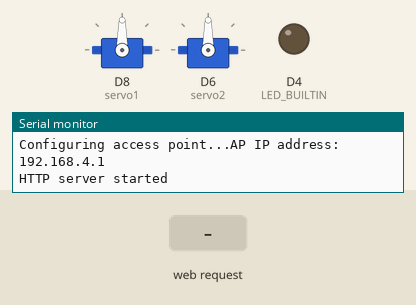
Bench run of a sketch on a simulated ESP8266 (NodeMCU). On the bench: 2 × servo, output pins drawn as LEDs (lit = HIGH, except the on-board LED, lit = LOW), the last lines printed to the serial monitor. The inputs (shaded band) are chosen by the test bench.

Above: at 1.2 s.
1.3 s: HTTP request GET /sliderdata received
At 1.7 s:
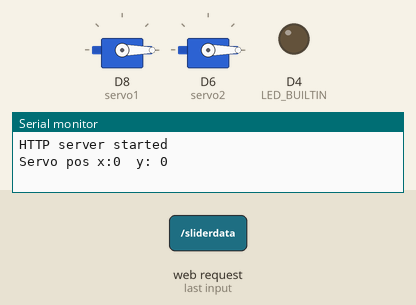
2.8 s: HTTP request GET /sliderdata?x=120 received
At 4.0 s:
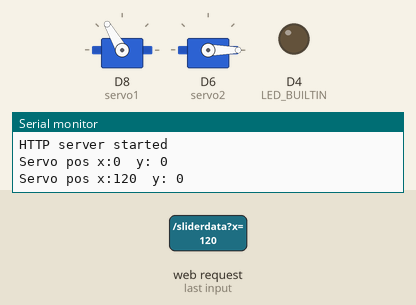
4.3 s: HTTP request GET /sliderdata?y=120 received
At 5.2 s:
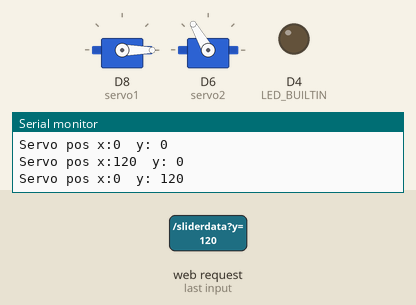
5.8 s: HTTP request GET /sliderdata?x=120&y=120 received
At 6.3 s:
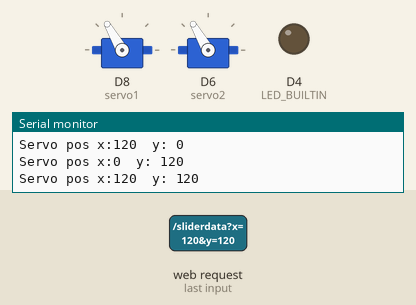
7.3 s: HTTP request GET /sliderdata?x=0 received
At 8.7 s:
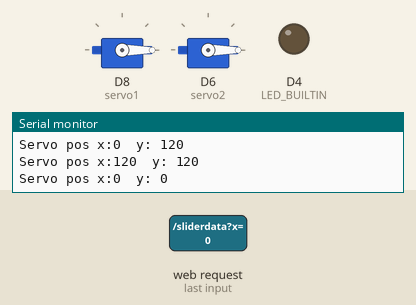
Timing chart, 0 to 9.8 s (numbered marks = the images above; inputs shaded):
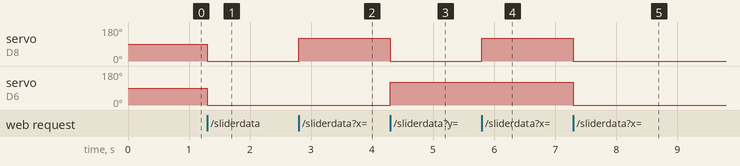

The sketch:

Server_slider.ino
```cpp
#include <ESP8266WiFi.h>
#include <WiFiClient.h>
#include <ESP8266WebServer.h>
#include <ESP8266mDNS.h>
#include <Servo.h>

#include "index.h" //Our HTML webpage contents

const char *ssid = "ServoWifi";
const char *password = "inirahasia";

//Servo objects created to control the servos
Servo myServo1;
Servo myServo2;
int servo1 = D8; //Digital PWM pin used by the servo 1
int servo2 = D6; //Digital PWM pin used by the servo 2

ESP8266WebServer server(80);

void handleRoot() {
  digitalWrite(LED_BUILTIN, !1);
  String page = MAIN_page;
  server.send(200, "text/html", page);
  digitalWrite(LED_BUILTIN, !0);
}

void handleData() {
  digitalWrite(LED_BUILTIN, !1);
  int x = server.arg("x").toInt();
  int y = server.arg("y").toInt();
  myServo1.write(x);
  myServo2.write(y);

  String note = "Servo pos x:" + String(x) + "\ty: " + String(y);
  Serial.println(note);
  server.send(200, "text/plain", "ok");
  digitalWrite(LED_BUILTIN, !0);
}

void setup(void) {
  pinMode(LED_BUILTIN, OUTPUT);
  digitalWrite(LED_BUILTIN, !0);
  Serial.begin(115200);

  Serial.print("\n\nConfiguring access point...");
  /* You can remove the password parameter if you want the AP to be open. */
  WiFi.softAP(ssid, password);

  IPAddress myIP = WiFi.softAPIP();
  Serial.print("AP IP address: ");
  Serial.println(myIP);


  server.on("/", handleRoot);
  server.on("/sliderdata", handleData);


  server.begin();
  Serial.println("HTTP server started");

  myServo1.attach(servo1);
  myServo2.attach(servo2);
}

void loop(void) {
  server.handleClient();
  MDNS.update();
}
```

index.h
```cpp
String MAIN_page = R"=====(

<!DOCTYPE html>
<html>
<head>
    <meta http-equiv="Content-Type" content="text/html; charset=windows-1252">
    <title>Servo Control</title>
    <meta name="viewport" content="width=device-width, initial-scale=1">
    <meta name="apple-mobile-web-app-capable" content="yes">
    <meta name="apple-mobile-web-app-status-bar-style" content="black-translucent">
    <style>
        html, body {
        background: #f3efef; text-align: center; font-family: 'Verdana';  height: 100%;}
        ol {text-align: left;}
        * { -webkit-box-sizing: border-box; -moz-box-sizing: border-box;}
        .vslide_container {
            height: 400px;
            display: block;
        }
        .slide_container {
          width: 100%;
          height: 100px;
        }

        .slider {
          -webkit-appearance: none;
          width: 100%;
          height: 25px;
          background: #d3d3d3;
          outline: none;
          opacity: 0.7;
          -webkit-transition: .2s;
          transition: opacity .2s;
        }

        /* The slider handle (use -webkit- (Chrome, Opera, Safari, Edge) and -moz- (Firefox) to override default look) */
        .slider::-webkit-slider-thumb {
          -webkit-appearance: none;
          appearance: none;
          width: 100px;
          height: 100px;
          background: #04AA6D;
          cursor: pointer;
          border:none;
        }

        .slider::-moz-range-thumb {
          width: 100px;
          height: 100px;
          background: #04AA6D;
          cursor: pointer;
        }

        .vslider {
        margin-top: 150px;
        -webkit-appearance: none;
        width: 300px;
        -webkit-transform:rotate(-90deg);
        }
    </style>

<body>
    <p>X: <span id="xVal"></span> Y: <span id="yVal"></span></p>
    <div class="vslide_container">
        <input type="range" min="0" max="180" value="90" class="vslider slider " id="yRange">

    </div>
    <div class="slide_container">
        <input type="range" min="0" max="180" value="90" class="slider" id="xRange">
    </div>
    <div>

        <p>2 dof servo control</p>
        <p>@ndoware 2021</p>

    </div>

    <script>
        var sliderX = document.getElementById("xRange");
        var sliderY = document.getElementById("yRange");
        var outputX = document.getElementById("xVal");
        var outputY = document.getElementById("yVal");
        outputX.innerHTML = sliderX.value;
        outputY.innerHTML = sliderY.value;
        var X = 90;
        var Y = 90;

        sliderX.oninput = function() {
          X = this.value;
          outputX.innerHTML = X;
          fetch('sliderdata?x=' + X + '&y=' + Y);
        }
        sliderY.oninput = function() {
          Y = this.value;
          outputY.innerHTML = Y;
          fetch('sliderdata?x=' + X + '&y=' + Y);
        }
    </script>
</body>
</html>

)=====";
```

Measured:
- after the input at 1.3 s, servo on D8 (servo1), servo on D6 (servo2): 90° → 0° at once
- after the input at 2.8 s, servo on D8 (servo1): 0° → 120° at once
- after the input at 4.3 s, servo on D8 (servo1): 120° → 0° at once; servo on D6 (servo2): 0° → 120° at once
- after the input at 5.8 s, servo on D8 (servo1): 0° → 120° at once
- after the input at 7.3 s, servo on D8 (servo1), servo on D6 (servo2): 120° → 0° at once
